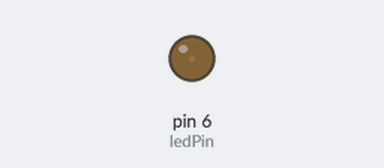
Recording of a sketch running on a simulated Arduino Uno, built with avr-gcc and run on an emulated ATmega328P. On the bench: output pins drawn as LEDs (lit = HIGH).

Above: at 0.05 s.
At 3.15 s:
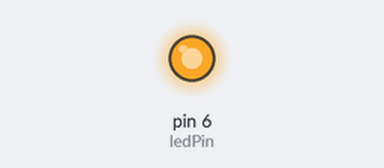
At 6.35 s:
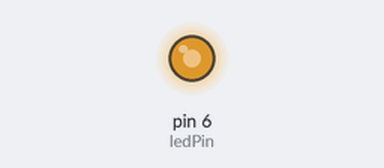
At 12.75 s:
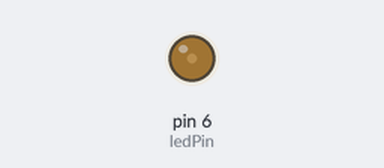
Timing chart, 0 to 20.0 s (numbered marks = the images above):
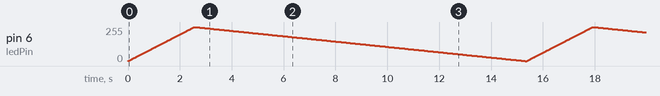

The sketch:

Led_Brightness_By_PWM.ino
```cpp
#define ledPin 6
void setup() {
pinMode(ledPin, OUTPUT);
}

void loop() {
     for (int i = 0; i < 256; ++i) {
analogWrite(ledPin, i);
delay(10);
}
for (int i = 255; i >= 0; --i) {
analogWrite(ledPin, i);
delay(50);
}
}
```
